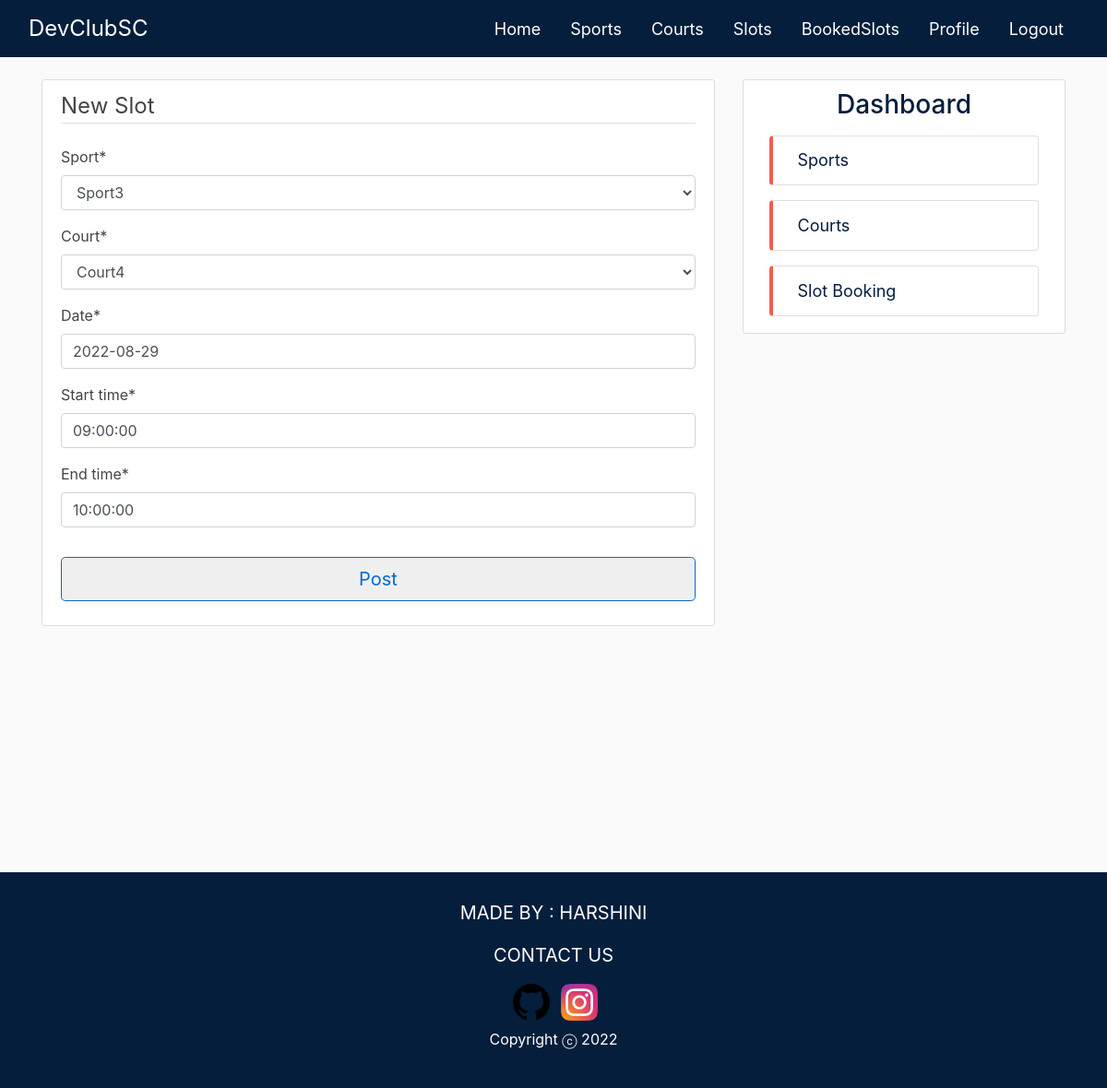
The app's page /slots/5/update (signed in) with its own data.
### sports/models.py (models this page shows, shortened)
class Slot(models.Model):
    sport = models.ForeignKey(Sport, on_delete=models.CASCADE, default='')
    court = models.ForeignKey(Court, on_delete=models.CASCADE, default='')
    date = models.DateField()
    start_time = models.TimeField()
    end_time = models.TimeField()

### sports/views.py (the view)
# urls.py: path('slots/<int:pk>/update', SlotUpdateView.as_view(), name='slots-update'),
class SlotUpdateView(LoginRequiredMixin, UserPassesTestMixin, UpdateView):
    model = Slot
    fields = ['sport', 'court', 'date', 'start_time', 'end_time']
    def test_func(self):
        slot = self.get_object()
        if self.request.user.email.startswith('staff') or self.request.user.is_superuser:
            return True
        return False

### courts/models.py (called while the page is built)
    def __str__(self):
        return self.name

### sports/models.py (called while the page is built)
    def __str__(self):
        return self.name

### sports/templates/sports/slot_form.html (shortened to what this page needs)
{% extends "sports/base.html" %}
{% load crispy_forms_tags %}
{% block content %}
    <div class="content-section">
                <form method="POST">
                    <fieldset class="form-group">
                        <legend class="border-bottom mb-4">New Slot</legend>
                        {{ form|crispy }}
                    </fieldset>
                    <div class="form-group">
                        <button class="btn btn-outline btn-block btn-lg mt-1 mb-3" type="submit">Post</button>
                    </div>
                </form>
            </div>
{% endblock content %}

### sports/static/sports/main.css (style rules this page uses)
body { background: #fafafa; color: #444444; padding-top: 62px; }
.content-section { background: #ffffff; padding: 10px 20px; border: 1px solid #dddddd; border-radius: 3px; margin-bottom: 20px; }
.btn { color:#0468d7 !important; border-color: #0468d7; }

### records on screen
Slot: sport "Sport3", court "Court4", date "2022-08-29", start_time "09:00:00", end_time "10:00:00"
